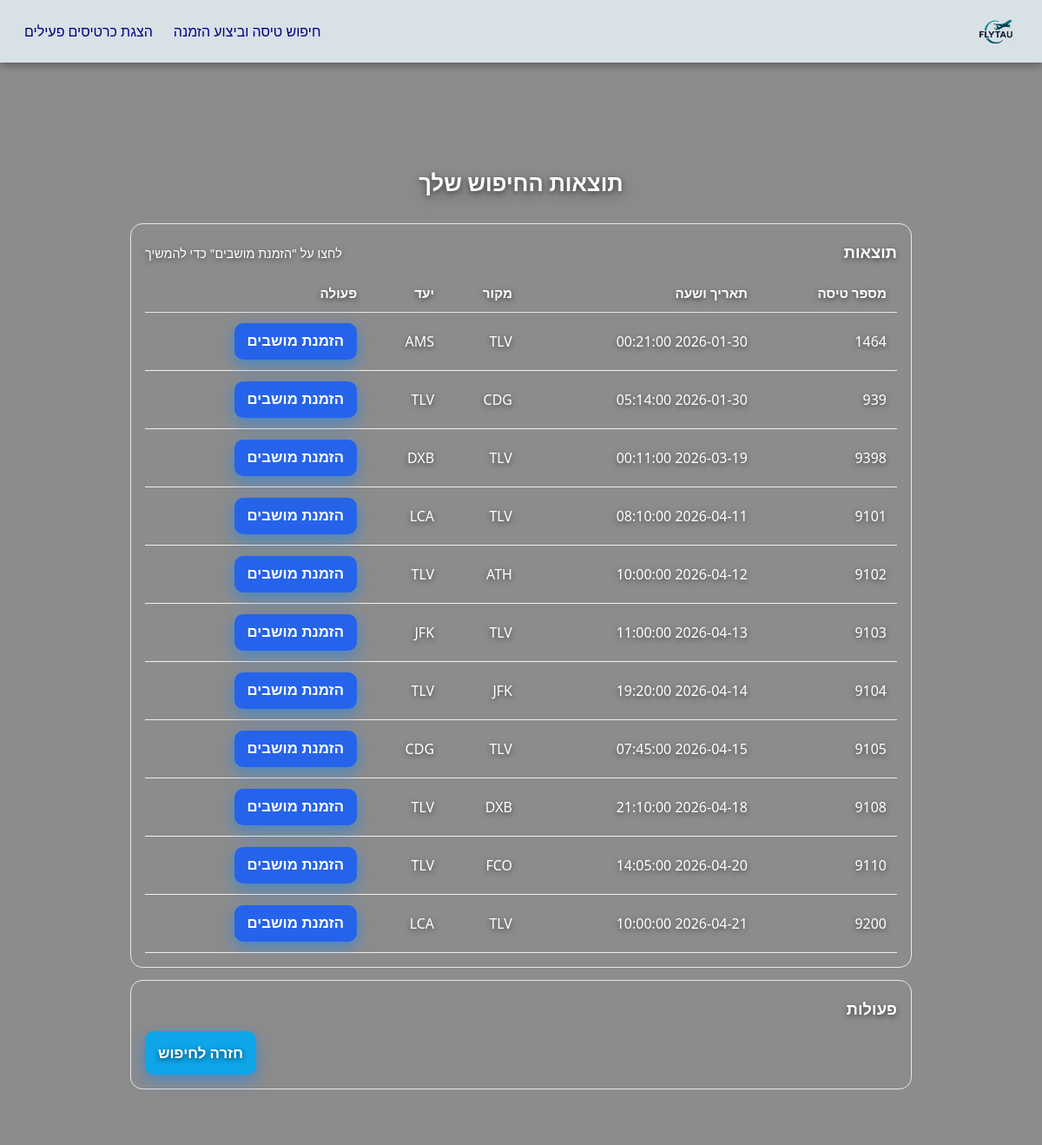
The app's page /results with its own data.
### tables this page shows
CREATE TABLE `flight` (
  `flight_number` INT NOT NULL,
  `aircraft_id_number` INT NULL,
  `origin_airport` VARCHAR(45) NULL,
  `destination_airport` VARCHAR(45) NULL,
  `departure_datetime` DATETIME NULL,
  `status` VARCHAR(45) NULL,
  PRIMARY KEY (`flight_number`),
  CONSTRAINT `fk_fl_air` FOREIGN KEY (`aircraft_id_number`) REFERENCES `aircraft` (`aircraft_id_number`),
  CONSTRAINT `fk_fl_rt` FOREIGN KEY (`origin_airport`, `destination_airport`) REFERENCES `flight_route` (`origin_airport`, `destination_airport`)
);

### main.py (the view)
@app.route('/results', methods=["GET"])
def results(): #Show flight search results by date and/or origin/destination airport
    departure_date = (request.args.get("departure_datetime") or "").strip()
    origin_airport = (request.args.get("origin_airport") or "").strip().upper()
    destination_airport = (request.args.get("destination_airport") or "").strip().upper()
    query = """
        SELECT flight_number, departure_datetime, origin_airport, destination_airport
        FROM flight
        WHERE departure_datetime >= CURRENT_DATE AND status = 'ACTIVE'
    """
    params = []
    if departure_date:
        query += " AND DATE(departure_datetime) = ?"
        params.append(departure_date)
    if origin_airport:
        query += " AND origin_airport = ?"
        params.append(origin_airport)
    if destination_airport:
        query += " AND destination_airport = ?"
        params.append(destination_airport)
    query += " ORDER BY departure_datetime"
    with db_conn() as cursor:
        cursor.execute(query, params)
        flights = cursor.fetchall()
    return render_template(
        "results.html",
        flights=flights,
        departure_date=departure_date,
        origin_airport=origin_airport,
        destination_airport=destination_airport
    )

### utils.py (called while the page is built)
@contextmanager
def db_conn(): #Open the database and give back a cursor then close it
    mydb = None
    cursor = None
    try:
        mydb = sqlite3.connect(
            DB_PATH,
            check_same_thread=False
        )
        mydb.isolation_level = None
        mydb.row_factory = sqlite3.Row
        cursor = mydb.cursor()
        yield cursor
    finally:
        if cursor:
            cursor.close()
        if mydb:
            mydb.close()

### templates/results.html (shortened to what this page needs)
{% extends "layout_page.html" %}
{% block ruler %}
<ul class="nav-links">
  <li>
    <a href="/flight_search_guest" class="white-glow-hover">חיפוש טיסה וביצוע הזמנה</a>
  </li>
  <li>
    <a href="/sign_in_show_tickets" class="white-glow-hover">הצגת כרטיסים פעילים</a>
  </li>
</ul>
{% endblock %}
{% block page_title %}
<div class="page-head">
  <h1>
    תוצאות החיפוש שלך
  </h1>
</div>
{% endblock %}
{% block content %}
<section class="card">
  <div class="card-header">
    <h2>תוצאות</h2>
    <span class="hint">לחצו על "הזמנת מושבים" כדי להמשיך</span>
  </div>
  {% if flights and flights|length > 0 %}
  <div class="table-wrap">
    <table class="flights-table">
      <thead>
        <tr>
          <th>מספר טיסה</th>
          <th>תאריך ושעה</th>
          <th>מקור</th>
          <th>יעד</th>
          <th>פעולה</th>
        </tr>
      </thead>
      <tbody>
        {% for f in flights %}
        <tr>
          <td>{{ f.flight_number }}</td>
          <td>{{ f.departure_datetime }}</td>
          <td>{{ f.origin_airport }}</td>
          <td>{{ f.destination_airport }}</td>
          <td>
            <form method="POST" action="/select_seats" class="inline-form">
              <button class="btn primary" type="submit">הזמנת מושבים</button>
            </form>
          </td>
        </tr>
        {% endfor %}
      </tbody>
    </table>
  </div>
  {% else %}
    <div class="empty">
      <div class="empty-title">לא נמצאו טיסות</div>
      <div class="empty-text">נסו לשנות תאריך/מקור/יעד ולחפש שוב</div>
    </div>
  {% endif %}
</section>
<section class="card">
  <div class="card-header">
    <h2>פעולות</h2>
  </div>
  <div class="actions">
    <a class="btn secondary" href="/flight_search_guest">חזרה לחיפוש</a>
  </div>
</section>
{% endblock %}

### static/styles.css (style rules this page uses)
html, body { margin: 0; padding: 0; height: 100%; font-family: "Segoe UI", Arial, sans-serif; color: #ffffff; cursor: url("../static/small.png") 16 16, auto; }
button, a, input, select, textarea { cursor: url("../static/small.png") 16 16, auto; }
.nav-links { list-style: none; margin: 0; padding: 0; display: flex; gap: 24px; }
.nav-links a { color: #000080; text-decoration: none; font-size: 1rem; transition: 0.25s; }
button, .btn { background: linear-gradient(135deg,#0076ff,#003f91); border: none; padding: 12px 26px; color: white; font-size: 1.05rem; border-radius: 50px; box-shadow: 0 6px 18px rgba(0, 132, 255, 0.5); transition: 0.2s; }
:root { --bg: #f6f7fb; --card: ##191970; --text: ##191970; --muted: #ffffff; --line: #e5e7eb; --primary: #2563eb; --primaryHover: #1d4ed8; --secondary: #0ea5e9; --secondaryHover: #0284c7; }
.page-head h1 { margin: 0 0 6px 0; font-size: 1.6rem; }
.white-glow-hover { transition: text-shadow 0.3s ease, color 0.3s ease; text-decoration: none; }
.card { background: var(--card); border: 1px solid var(--line); border-radius: 14px; padding: 16px; margin: 14px 0; }
.card-header { display: flex; align-items: baseline; justify-content: space-between; gap: 12px; margin-bottom: 10px; }
.card-header h2 { margin: 0; font-size: 1.15rem; }
.hint { color: var(--muted); font-size: 0.9rem; }
.actions { display: flex; gap: 10px; justify-content: flex-end; }
.btn { border: 1px solid transparent; border-radius: 10px; padding: 10px 14px; cursor: pointer; text-decoration: none; font-weight: 600; display: inline-flex; align-items: center; justify-content: center; white-space: nowrap; }
.btn.primary { background: var(--primary); color: #fff; }
.btn.secondary { background: var(--secondary); color: #fff; }
.table-wrap { overflow-x: auto; color: #ffffff; }
.flights-table { width: 100%; border-collapse: collapse; }
.flights-table thead th { text-align: right; font-size: 0.95rem; padding: 12px; border-bottom: 1px solid var(--line); color: var(--muted); }
.flights-table tbody td { padding: 12px; border-bottom: 1px solid #f0f0f0; }
.inline-form { margin: 0; }

### records on screen
flight: flight_number "1464", departure_datetime "2026-01-30 00:21:00", origin_airport "TLV", destination_airport "AMS"
flight: flight_number "939", departure_datetime "2026-01-30 05:14:00", origin_airport "CDG", destination_airport "TLV"
flight: flight_number "9398", departure_datetime "2026-03-19 00:11:00", origin_airport "TLV", destination_airport "DXB"
flight: flight_number "9101", departure_datetime "2026-04-11 08:10:00", origin_airport "TLV", destination_airport "LCA"
flight: flight_number "9102", departure_datetime "2026-04-12 10:00:00", origin_airport "ATH", destination_airport "TLV"
flight: flight_number "9103", departure_datetime "2026-04-13 11:00:00", origin_airport "TLV", destination_airport "JFK"
flight: flight_number "9104", departure_datetime "2026-04-14 19:20:00", origin_airport "JFK", destination_airport "TLV"
flight: flight_number "9105", departure_datetime "2026-04-15 07:45:00", origin_airport "TLV", destination_airport "CDG"
flight: flight_number "9108", departure_datetime "2026-04-18 21:10:00", origin_airport "DXB", destination_airport "TLV"
flight: flight_number "9110", departure_datetime "2026-04-20 14:05:00", origin_airport "FCO", destination_airport "TLV"
flight: flight_number "9200", departure_datetime "2026-04-21 10:00:00", origin_airport "TLV", destination_airport "LCA"
